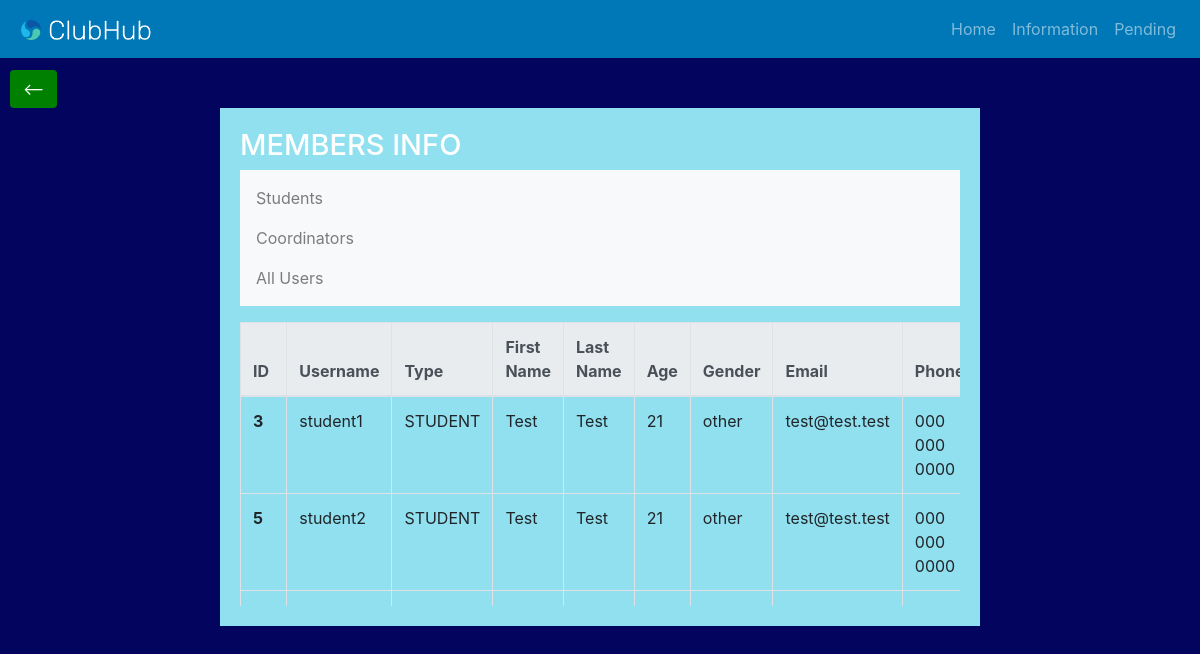
Screenshot of /admin/users/info?selected=student (signed in) with the database file from the repository.
### tables this page shows
CREATE TABLE login (
    user_id             INTEGER         NOT NULL,
    username            TEXT            NOT NULL,
    created             DATETIME        NOT NULL DEFAULT CURRENT_TIMESTAMP,
    updated             DATETIME        NOT NULL DEFAULT CURRENT_TIMESTAMP,
    -----------------------------------------------------------------------
    PRIMARY KEY (username),
    FOREIGN KEY (user_id) REFERENCES users(user_id)
);

CREATE TABLE users (
    user_id             INTEGER         NOT NULL,
    first_name          TEXT,
    last_name           TEXT,
    age                 INTEGER,
    email               TEXT,
    phone               TEXT,
    gender              TEXT,
    password            TEXT            NOT NULL,
    user_type           TEXT            NOT NULL CHECK (user_type IN ('STUDENT', 'COORDINATOR', 'ADMINISTRATOR')),
    approved            TEXT            NOT NULL CHECK (approved IN ('PENDING', 'APPROVED', 'REJECTED')) DEFAULT 'PENDING',
    created             DATETIME        NOT NULL DEFAULT CURRENT_TIMESTAMP,
    updated             DATETIME        NOT NULL DEFAULT CURRENT_TIMESTAMP,
    -----------------------------------------------------------------------
    PRIMARY KEY (user_id)
);

### application/blueprints/admin.py (the view)
@admin.route("/users/info")
def users_information():
    selected: str | None = request.args.get("selected", None)
    user_rows: list[Row] | None
    invalid = validate_admin_perms(endpoint="/admin/users/info")
    if invalid:
        return invalid
    if selected is not None:
        selected = selected.upper()
        if selected == "ALL":
            user_rows = users_info(admin_permission=True)
        elif selected in ("COORDINATOR", "STUDENT"):
            user_rows = users_info(user_type=selected, admin_permission=True)
        else:
            user_rows = None
    else:
        user_rows = None
    return render_template('html/admin/users-info.html', user_rows=user_rows)

### application/__init__.py (called while the page is built)
@app.teardown_appcontext
def close_connection(_exception) -> None:
    db: Connection = getattr(g, "_database", None)
    if db is not None:
        db.close()

### application/util/authentication/page_access.py (called while the page is built)
def validate_access_perms(user_type: str, endpoint: str) -> str | None:
    if "user" not in session:
        error(errtype=Error.RESTRICTED_PAGE_LOGGED_OUT, endpoint=endpoint)
        return render_template("html/misc/home.html")
    current_user_type: str = session["user-type"]
    if current_user_type != user_type:
        errtype: Error = Error[f"RESTRICTED_PAGE_{user_type}"]
        error(errtype=errtype, endpoint=endpoint, user_type=current_user_type)
        return render_template("html/misc/home.html")
    return None

### application/util/db_functions/main.py (called while the page is built)
def get_db() -> Connection:
    db: Connection | None = getattr(g, "_database", None)
    if db is None:
        db: Connection = connect(DB_PATH)
        db.row_factory = Row
        g._database = db
    return db

def query_db(query: str, *args, single: Optional[bool] = None) -> list[Row] | Row | None:
    single = False if single is None else single
    cursor: Cursor = get_db().cursor()
    cursor.execute(query, args)
    results: list[Row] = cursor.fetchall()
    cursor.close()
    if not results:
        return None
    return results[0] if single else results

### application/util/db_functions/users.py (called while the page is built)
def users_info(
        *,
        user_type: Optional[str] = None,
        pending: Optional[bool] = None,
        admin_permission: Optional[bool] = None) -> list[Row] | None:
    selection: str
    if admin_permission:
        selection = "*"
    else:
        selection = "first_name, last_name, age, email, phone, gender"
    results: list[Row] | None
    condition: str
    if user_type is None:
        if pending:
            condition = "WHERE users.approved='PENDING'"
        else:
            condition = ""
    else:
        condition = f"WHERE users.user_type={user_type!r}"
        if pending:
            condition += " AND users.approved='PENDING'"
    return query_db(
        f"""
            SELECT {selection}
            FROM users
            FULL OUTER JOIN login
            ON users.user_id = login.user_id
            {condition};
        """
    )

### application/templates/html/admin/users-info.html (shortened to what this page needs)
<!DOCTYPE html>
<html lang="en">
<head>
    <link rel="stylesheet" href="https://cdn.jsdelivr.net/npm/bootstrap@4.0.0/dist/css/bootstrap.min.css"
>
</head>
<body>
<nav class="navbar navbar-expand-lg navbar-dark" style="background-color: #0077b6;">
    <a class="navbar-brand" href="#">
        <img src="{{ url_for('static', filename='logo.png') }}" alt="Logo" width="auto" height="30">
    </a>
    <div class="collapse navbar-collapse" id="navbarSupportedContent">
        <ul class="navbar-nav ml-auto">
            <li class="nav-item">
                <a class="nav-link" href="/admin">Home</a>
            </li>
            <li class="nav-item">
                <a class="nav-link" href="/members_info">Information</a>
            </li>
            <li class="nav-item">
                <a class="nav-link" href="/pending_users">Pending</a>
            </li>
        </ul>
    </div>
</nav>
<a href="/admin" class="btn btn-custom"><--</a>
<div class="container">
    <div class="row justify-content-center">
        <div class="col-md-8 window">
            <h2>MEMBERS INFO</h2>
            <nav class="navbar navbar-light bg-light">
                <ul class="navbar-nav mr-auto">
                    <li class="nav-item">
                        <a class="nav-link" href="/admin/users/info?selected=student">Students</a>
                    </li>
                    <li class="nav-item">
                        <a class="nav-link" href="/admin/users/info?selected=coordinator">Coordinators</a>
                    </li>
                    <li class="nav-item">
                        <a class="nav-link" href="/admin/users/info?selected=all">All Users</a>
                    </li>
                </ul>
            </nav>
            <div class="scrollable-table">
                <table class="table table-bordered mt-3">
                    <thead class="thead-light">
                    <tr>
                        <th scope="col">ID</th>
                        <th scope="col">Username</th>
                        <th scope="col">Type</th>
                        <th scope="col">First Name</th>
                        <th scope="col">Last Name</th>
                        <th scope="col">Age</th>
                        <th scope="col">Gender</th>
                        <th scope="col">Email</th>
                        <th scope="col">Phone</th>
                    </tr>
                    </thead>
                    <tbody>
                        {% if user_rows %}
                            {% for user in user_rows %}
                                <tr>
                                    <th scope="row">{{ user["user_id"] }}</th>
                                    <td>{{ user["username"] }}</td>
                                    <td>{{ user["user_type"] }}</td>
                                    <td>{{ user["first_name"] }}</td>
                                    <td>{{ user["last_name"] }}</td>
                                    <td>{{ user["age"] }}</td>
                                    <td>{{ user["gender"] }}</td>
                                    <td>{{ user["email"] }}</td>
                                    <td>{{ user["phone"] }}</td>
                                </tr>
                            {% endfor %}
                        {% endif %}
                    </tbody>
                </table>
            </div>
        </div>
    </div>
</div>
</body>
</html>

### application/templates/html/admin/users-info.html (style rules this page uses)
body { background-color: #03045e; }
.window { background-color: #90e0ef; padding: 20px; margin-top: 50px; }
.window h2 { font-size: 29px; color: white; }
.btn-custom { background-color: green; color: white; position: absolute; top: 70px; left: 10px; }
.scrollable-table { max-height: 300px; overflow-y: auto; }

### rows the page displays
login: user_id "3", username "student1", user_type "STUDENT", first_name "Test", last_name "Test", age "21", gender "other", email "test@test.test", phone "000 000 0000"
login: user_id "5", username "student2", user_type "STUDENT", first_name "Test", last_name "Test", age "21", gender "other", email "test@test.test", phone "000 000 0000"
